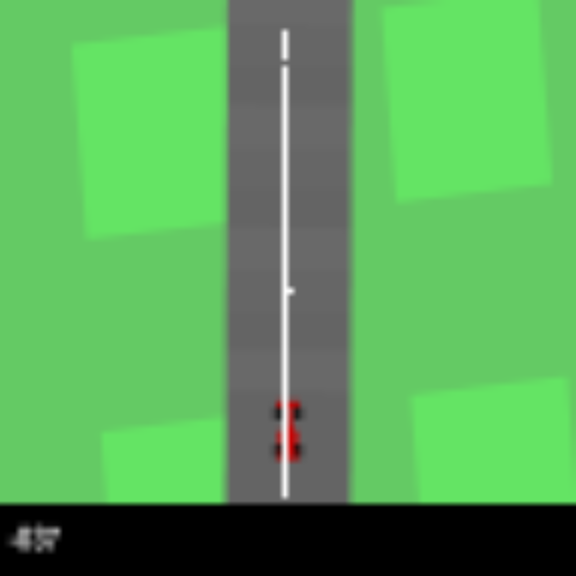
#> input picture Car Racing - Lateral Control_screenshot_09.05.2024.png, 576 x 576 px
$ python wheel_coordinates.py
#> lines starting #> are read from the running program, lines starting #| are printed output that depends on the picture
## Was intended to get the wheels as coordinates, but was not used

import cv2
import numpy as np
import matplotlib.pyplot as plt


# Load the sample image
img = cv2.imread('Car Racing - Lateral Control_screenshot_09.05.2024.png', cv2.IMREAD_GRAYSCALE)
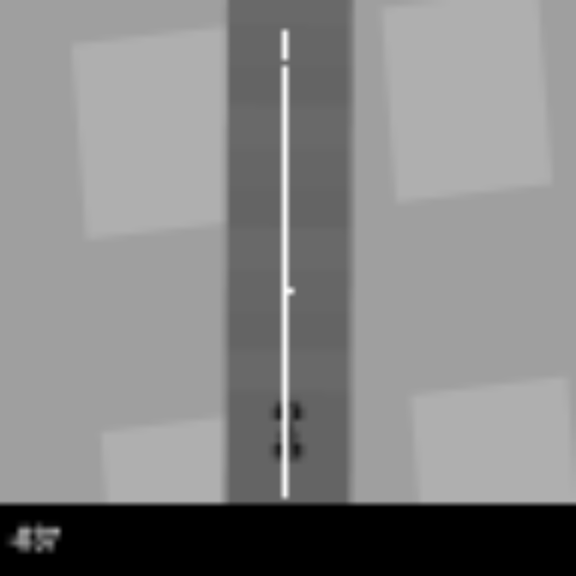
#> img: shape (576, 576); min 0, max 254, mean 134

# Define the Laplace filter
kernel = np.array([[0, 1, 0],
                   [1, -4, 1],
                   [0, 1, 0]])

# Incl. diagonal
kernel_diag = np.array([[1, 1, 1],
                        [1, -8, 1],
                        [1, 1, 1]])

# Apply folding
# img_laplace = faltung(img, kernel)
# img_laplace_diag = faltung(img, kernel_diag)
#> (the run stopped early here; a loop or call above may not have finished)
